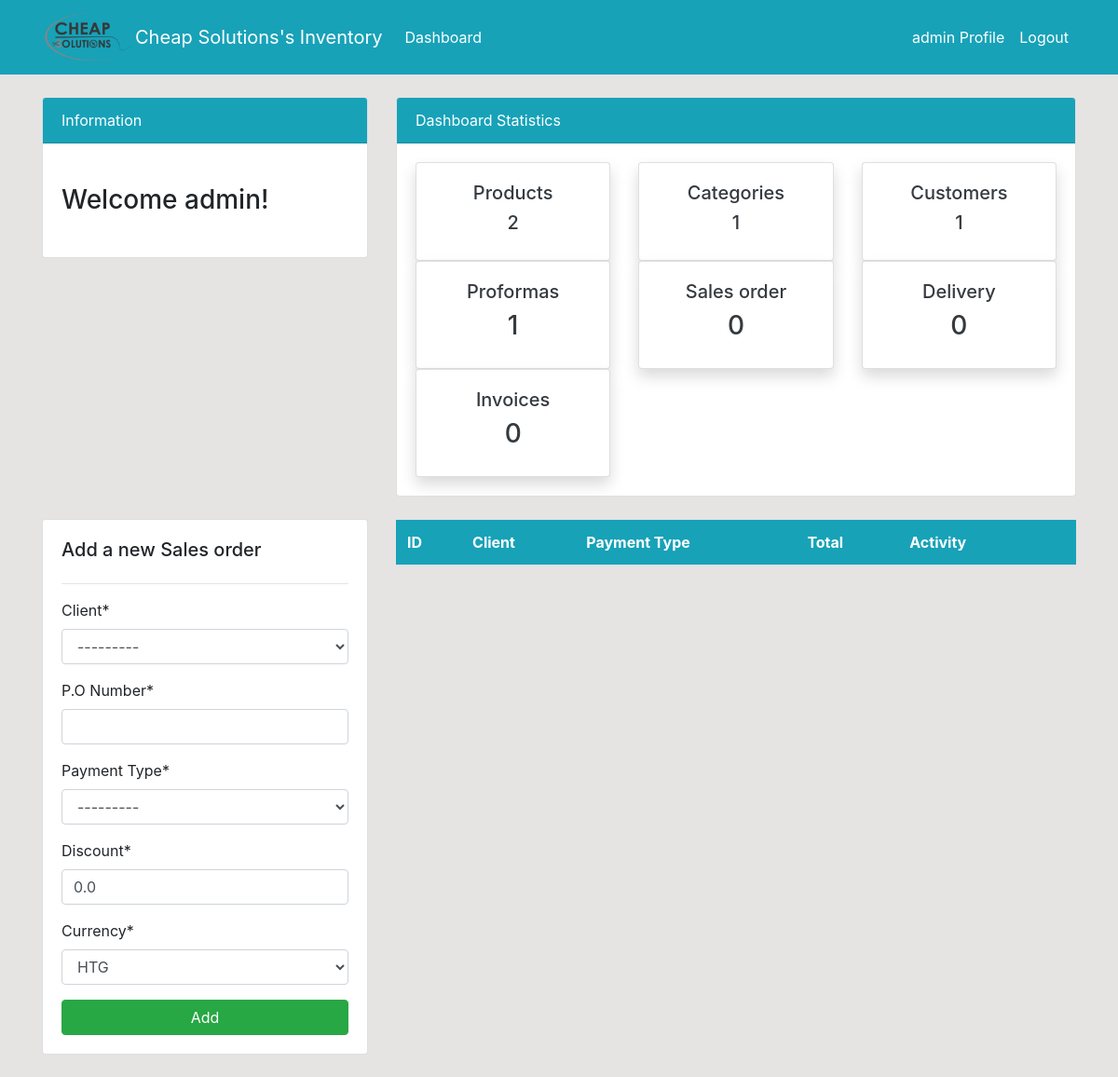
The page /salesorder/ (signed in) on the database as committed earlier.
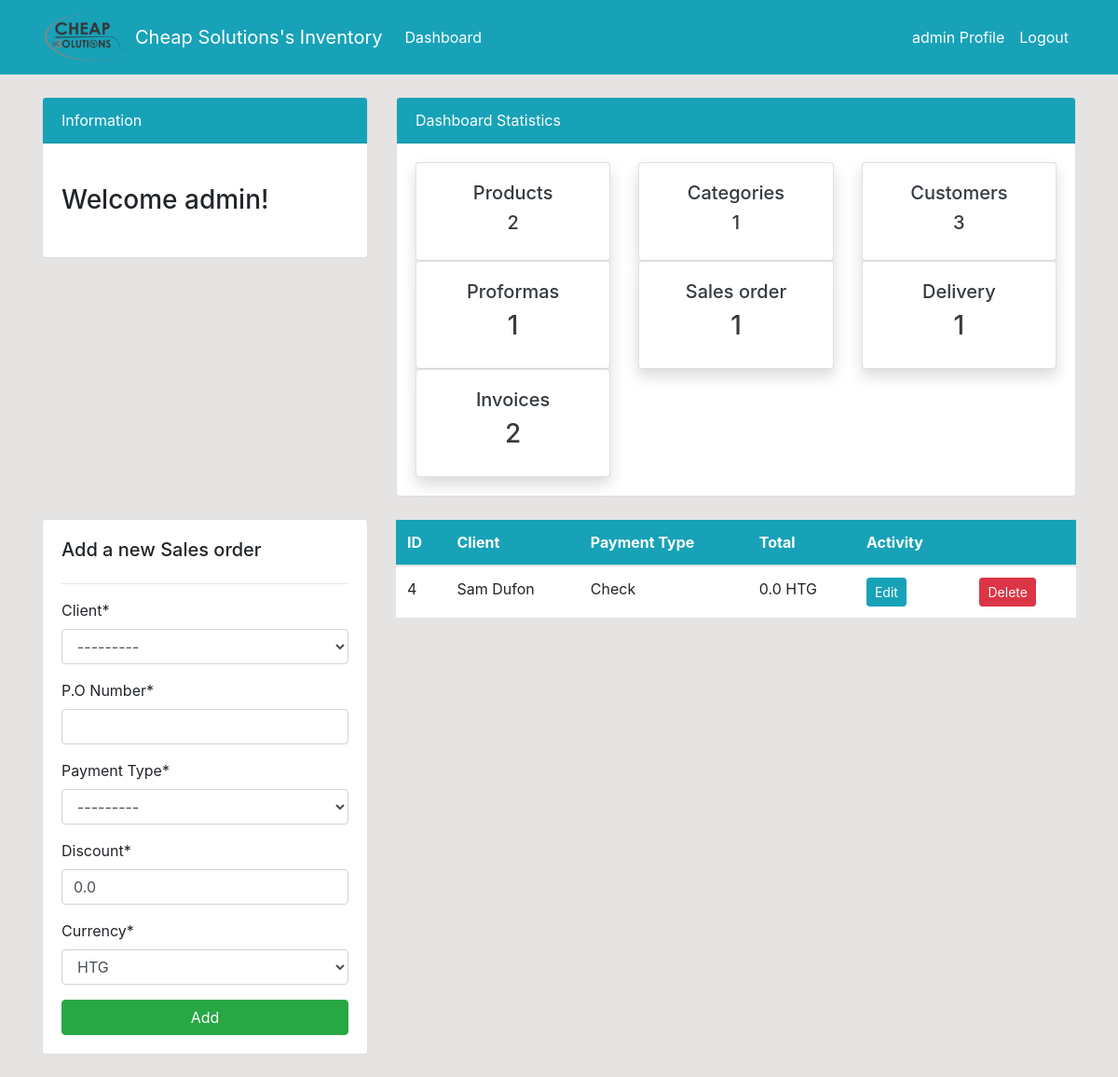
The same page on the database as committed later.
### dashboard/models.py (models this page shows, shortened)
class Invoice(models.Model):
    Type   = models.CharField('Invoice Type',
                                   max_length = 50,
                                   choices = Invoice_Type,
                                   null = True)
    client = models.ForeignKey(Customer, on_delete=models.SET_NULL, null=True)
    name_backup = models.CharField(max_length=500, null = True)
    email_backup = models.EmailField(max_length=254, null=True)
    phone_backup = models.PositiveIntegerField(null=True)
    address_backup = models.CharField(max_length=500, null=True )
    PoNumber = models.IntegerField('P.O Number',null=True)
    PaymentType = models.CharField('Payment Type',
                                   max_length=50,
                                   choices=Payment_Type,
                                   null=True)
    Date   = models.DateTimeField('Date',
                              default=datetime.now, blank=True
                              )
    Total = models.FloatField(null=True, default = 0.0)
    discount = models.FloatField('Discount',null=True, default = 0.0)
    Balance = models.FloatField(null=True)
    currency = models.CharField(max_length=50, choices=Currency_Category,default='HTG',null=True)
    class Meta:
        ordering = ('Date',)

### dashboard/views.py (the view)
# urls.py: path('salesorder/', views.invoices_salesorder, name='dashboard-invoices-salesorder'),#salesorder
@login_required(login_url='user-login')
def invoices_salesorder(request):
    proforma = Proforma.objects.all().order_by('-id',)
    proforma_count = proforma.count()
    invoice_count = 0
    invoice = Invoice.objects.all().order_by('-id',)
    for inv in invoice:
        if inv.Type == "Invoice":
            invoice_count += 1
    invoice_salesorder_count = 0
    invoice = Invoice.objects.all().order_by('-id',)
    for inv in invoice:
        if inv.Type == "Sales Order":
            invoice_salesorder_count += 1
    invoice_delivery_count = 0
    invoice = Invoice.objects.all().order_by('-id',)
    for inv in invoice:
        if inv.Type == "Delivery":
            invoice_delivery_count += 1
    category = Category.objects.all().order_by('-id',)
    category_count = category.count()
    product = Product.objects.all().order_by('-id',)
    product_count = product.count()
    customer = Customer.objects.all()
    customer_count = customer.count()
    order = Order.objects.all().order_by('-id',)
    order_count = order.count()
    """"""
    if request.method == 'POST':
        form = InvoiceForm(request.POST)
        if request.POST.get("client"):
          custo = Customer.objects.get(id=int(request.POST.get("client")))
          request.POST._mutable = True
          request.POST['name_backup'] = custo.name
          request.POST['email_backup'] = custo.email
          request.POST['phone_backup'] = custo.phone
          request.POST['address_backup'] = custo.address
          request.POST['Type'] = "Sales Order"
        if form.is_valid():
          form.save()
          messages.success(request, f'A sales order has been added')
          return redirect('dashboard-invoices-salesorder')
    else:
       form = InvoiceForm()
    context = {
        'delivery': invoice_delivery_count,
        'salesorder': invoice_salesorder_count,
        'proforma':proforma,
        'proforma_count':proforma_count,
        'invoice': invoice,
        'invoice_count': invoice_count,
        'category': category,
        'category_count': category_count,
        'product': product,
        'form': form,
        'customer_count': customer_count,
        'product_count': product_count,
        'order_count': order_count,
    }
    return render(request, 'dashboard/invoice_sales-order.html', context)

### dashboard/forms.py
class InvoiceForm(forms.ModelForm):
  class Meta:
    model = Invoice
    fields = ['client',
                  'PoNumber',
                  'PaymentType',
                  'discount',
                  'currency',
                  'name_backup',
                  'email_backup',
                  'phone_backup',
                  'address_backup',
                  'Type',]
  def __init__(self, *args, **kwargs):
    super(InvoiceForm, self).__init__(*args, **kwargs)
    for field in self.fields:
      self.fields['name_backup'].widget = forms.HiddenInput()
      self.fields['email_backup'].widget = forms.HiddenInput()
      self.fields['phone_backup'].widget = forms.HiddenInput()
      self.fields['address_backup'].widget = forms.HiddenInput()
      self.fields['Type'].widget = forms.HiddenInput()

### dashboard/models.py (called while the page is built)
    def __str__(self):
        return '{0}'.format(self.name)

### templates/dashboard/invoice_sales-order.html (shortened to what this page needs)
{% extends 'partials/base.html' %} {% block title %}Invoices Page{% endblock %} {% load crispy_forms_tags %}
{% block content %} {% include 'partials/topside.html' %}
<div class="row my-4">
	<div class="col-md-4">
		<div class="card card-body">
			<h5>Add a new Sales order</h5>
			<hr>
			<form method="POST">
				{% csrf_token %} {{ form|crispy }}
				<input class="btn btn-success btn-block" type="submit" value="Add">
            </form>
        </div>
    </div>
    <div class="col-md-8">
        <table class="table bg-white">
            <thead class="bg-info text-white">
                <tr>
                    <th scope="col">ID</th>
                    <th scope="col">Client</th>
                    <th scope="col">Payment Type</th>
                    <th scope="col">Total</th>
                    <th scope="col">Activity</th>
                    <th scope="col"></th>
                </tr>
            </thead>
            <tbody>
                {% for invoice in invoice %}
								{% if invoice.Type == "Sales Order" %}
                <tr>
                    <td>{{ invoice.id }}</td>
                    <td>{{ invoice.name_backup }}</td>
                    <td>{{ invoice.PaymentType }}</td>
                   <td>{{ invoice.Total }} {{ invoice.currency }}</td>
                    <td>
                        <a class="btn btn-info btn-sm mr-2"
                            href="{% url 'dashboard-invoices-edit-product' invoice.id %}">Edit</a>
                    </td>
                    <td>
                      <a class="btn btn-danger btn-sm ml-2"
                            href="{% url 'dashboard-invoices-delete' invoice.id %}">Delete</a>
                    </td>
                </tr>
								{% endif %}
                {% endfor %}
            </tbody>
        </table>
    </div>
</div>
{% endblock %}

### templates/partials/topside.html (shortened to what the changed rows need)
<div class="row">
    <div class="col-md-8 mt-4">
        <div class="card">
            <div class="card-body">
                <div class="row">
                     <div class="col-md-4">
                        <a class="text-decoration-none text-dark" href="{% url 'dashboard-customers' %}">
                            <div class="card my-card shadow">
                                <div class="card-body text-center">
                                    <h5>Customers</h5>
                                    <h5>{{customer_count}}</h5>
                                </div>
                            </div>
                        </a>
                    </div>
                    <div class="col-md-4">
                        <a class="text-decoration-none text-dark" href="{% url 'dashboard-invoices-salesorder' %}">
                            <div class="card my-card shadow">
                                <div class="card-body text-center">
                                    <h5>Sales order</h5>
                                    <h3>{{ salesorder }}</h3>
                                </div>
                            </div>
                        </a>
                    </div>
                    <div class="col-md-4">
                        <a class="text-decoration-none text-dark" href="{% url 'dashboard-invoices-delivery' %}">
                            <div class="card my-card shadow">
                                <div class="card-body text-center">
                                    <h5>Delivery</h5>
                                  <h3>{{ delivery }}</h3>
                                </div>
                            </div>
                        </a>
                    </div>
                    <div class="col-md-4">
                        <a class="text-decoration-none text-dark" href="{% url 'dashboard-invoices' %}">
                            <div class="card my-card shadow">
                                <div class="card-body text-center">
                                    <h5>Invoices </h5>
                                    <h3>{{ invoice_count }}</h3>
                                </div>
                            </div>
                        </a>
                    </div>
                </div>
            </div>
        </div>
    </div>
</div>

Rows that differ between the two databases and show on the page:
added Invoice: id "4", name_backup "Sam Dufon", PaymentType "Check", Total "0.0", currency "HTG"
Other text that changed with them:
{{ customer_count }}: "1" → "3"
{{ salesorder }}: "0" → "1"
{{ delivery }}: "0" → "1"
{{ invoice_count }}: "0" → "2"
